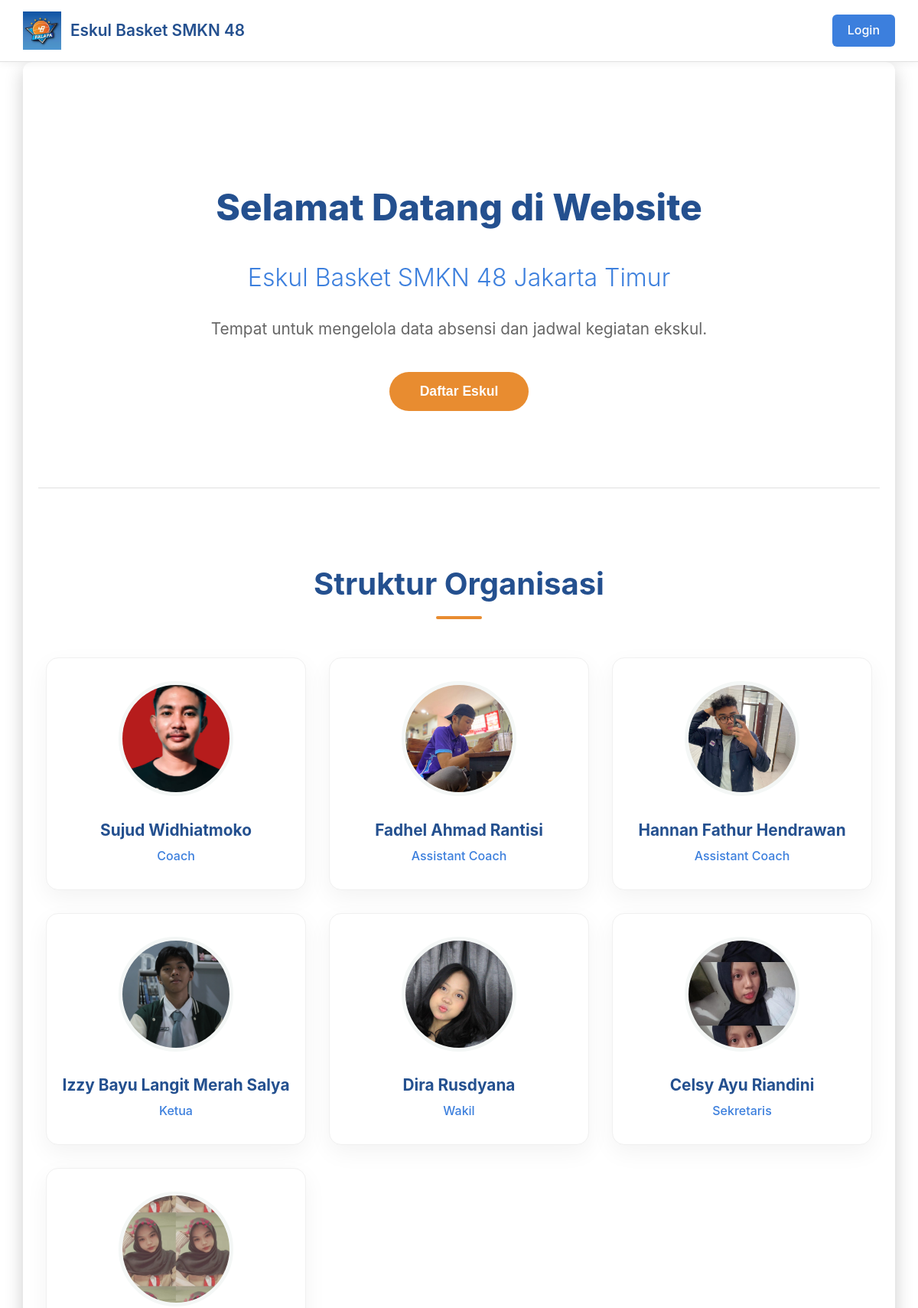
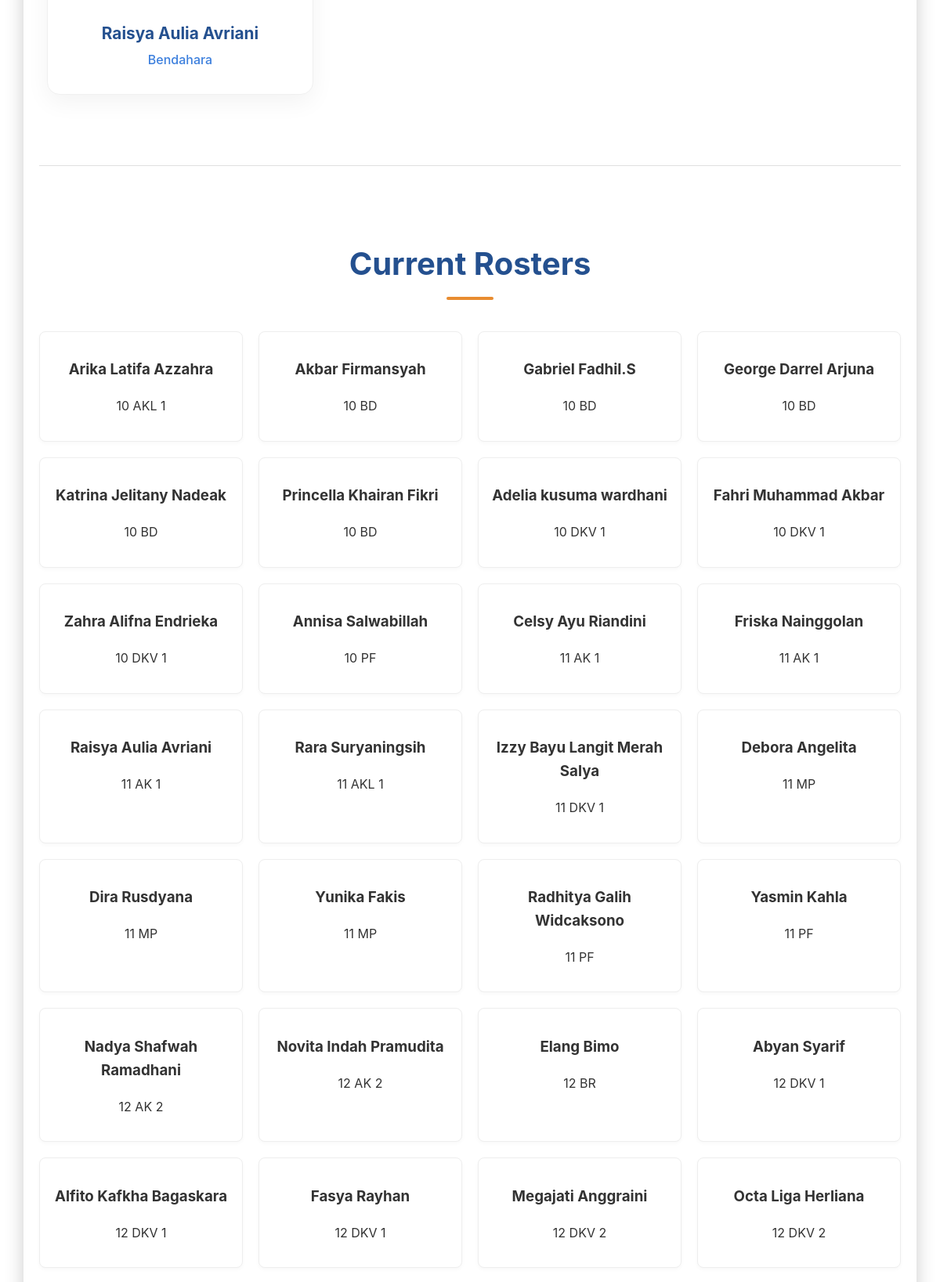
The page / (upper part) on the database its author committed (2 pictures, top to bottom).
### tables this page shows
CREATE TABLE `struktur_organisasi` (
  `id_pengurus` int(11) NOT NULL,
  `nama` varchar(100) NOT NULL,
  `jabatan` varchar(100) NOT NULL,
  `foto` varchar(255) NOT NULL,
  `urutan` int(11) DEFAULT 10
);

CREATE TABLE `anggota` (
  `id_anggota` int(11) NOT NULL,
  `nama_lengkap` varchar(100) NOT NULL,
  `kelas` varchar(20) DEFAULT NULL,
  `posisi_main` enum('PG','SG','SF','PF','C') DEFAULT NULL,
  `foto_profil` varchar(255) DEFAULT NULL,
  `email` varchar(100) DEFAULT NULL,
  `password_hash` varchar(255) DEFAULT NULL
);

### index.php (the view, shortened to what this page needs)
<?php
$host = "localhost";
$username = "root";
$password = "";
$database = "db_basket48";
$koneksi = new mysqli($host, $username, $password, $database);
$isLoggedIn = false;
$dashboardLink = "pages/login.html";
$dashboardText = "Login";
$struktur = [];
$anggota = [];
if (!$koneksi->connect_error) {
    $sql_struktur = "SELECT * FROM struktur_organisasi ORDER BY urutan ASC, nama ASC";
    $result_struktur = $koneksi->query($sql_struktur);
    if ($result_struktur) {
        while($row = $result_struktur->fetch_assoc()) $struktur[] = $row;
    }
    $sql_anggota = "SELECT id_anggota, nama_lengkap, kelas
                    FROM anggota
                    ORDER BY kelas ASC, nama_lengkap ASC";
    $result_anggota = $koneksi->query($sql_anggota);
    if ($result_anggota) {
        while($row = $result_anggota->fetch_assoc()) $anggota[] = $row;
    }
}
?>
<!DOCTYPE html>
<html lang="id">
<head>
    <link rel="stylesheet" href="css/main.css?v=6">
    <link rel="stylesheet" href="css/landing.css?v=6">
</head>
<body class="landing-body">
    <header class="public-header">
        <div class="logo-container-public">
            <img src="assets/images/logo_basket48.png" alt="Logo Basket" class="logo-public">
            <span class="logo-text">Eskul Basket SMKN 48</span>
        </div>
        <a href="<?php echo $dashboardLink; ?>" class="top-login-button">
            <?php echo $dashboardText; ?>
        </a>
    </header>
    <main class="landing-main">
        <div class="hero-section">
            <h1>Selamat Datang di Website</h1>
            <h2>Eskul Basket SMKN 48 Jakarta Timur</h2>
            <p>Tempat untuk mengelola data absensi dan jadwal kegiatan ekskul.</p>
            <div class="hero-buttons-container">
                <?php if (!$isLoggedIn): ?>
                    <button id="tombol-daftar-sekarang" class="hero-button">Daftar Eskul</button>
                <?php else: ?>
                    <a href="<?php echo $dashboardLink; ?>" class="hero-button">Lihat Dashboard</a>
                <?php endif; ?>
            </div>
        </div>
        <?php if (!empty($struktur)): ?>
        <section class="landing-section">
            <h2 class="section-title">Struktur Organisasi</h2>
            <div class="struktur-container">
                <?php foreach ($struktur as $p): ?>
                    <div class="struktur-item">
                        <img src="assets/uploads/struktur/<?php echo $p['foto']; ?>" alt="<?php echo htmlspecialchars($p['nama']); ?>">
                        <h3><?php echo htmlspecialchars($p['nama']); ?></h3>
                        <p><?php echo htmlspecialchars($p['jabatan']); ?></p>
                    </div>
                <?php endforeach; ?>
            </div>
        </section>
        <?php endif; ?>
        <?php if (!empty($anggota)): ?>
        <section class="landing-section">
            <h2 class="section-title">Current Rosters</h2>
            <div class="anggota-container" id="roster-container">
                <?php foreach ($anggota as $a): ?>
                    <div class="anggota-item anggota-item-clickable" data-id="<?php echo $a['id_anggota']; ?>">
                        <h3 class="anggota-nama"><?php echo htmlspecialchars($a['nama_lengkap']); ?></h3>
                        <p class="anggota-kelas"><?php echo htmlspecialchars($a['kelas'] ?: 'N/A'); ?></p>
                    </div>
                <?php endforeach; ?>
            </div>
        </section>
        <?php endif; ?>
    </main>
</body>
</html>

### css/main.css (style rules this page uses)
:root { --primary-blue: hsl(215, 70%, 55%); --dark-blue: hsl(215, 60%, 35%); --accent-orange: hsl(30, 80%, 55%); --text-dark: #333; --text-light: #fefefe; --bg-light: #ffffff; --bg-grey: #f4f7f6; --border-color: #e0e0e0; --danger-red: #d9534f; --danger-red-hover: #c9302c; --success-green: #28a745; --success-green-hover: #218838; }
body { font-family: -apple-system, BlinkMacSystemFont, "Segoe UI", Roboto, Helvetica, Arial, sans-serif; margin: 0; padding: 0; color: var(--text-dark); line-height: 1.6; }
main { max-width: 900px; margin: 30px auto; background-color: var(--bg-light); padding: 25px 35px; border-radius: 12px; box-shadow: 0 8px 25px rgba(0, 0, 0, 0.2); }

### css/landing.css (style rules this page uses)
.landing-body { background-color: var(--bg-light); }
.public-header { display: flex; justify-content: space-between; align-items: center; padding: 15px 30px; background-color: #ffffff; box-shadow: 0 2px 10px rgba(0, 0, 0, 0.05); border-bottom: 1px solid var(--border-color); position: sticky; top: 0; z-index: 100; }
.logo-container-public { display: flex; align-items: center; gap: 12px; }
.logo-public { max-width: 50px; height: auto; }
.logo-text { font-size: 1.3em; font-weight: 600; color: var(--dark-blue); }
.top-login-button { padding: 8px 20px; background-color: var(--primary-blue); color: var(--text-light); text-decoration: none; border-radius: 6px; font-weight: 500; transition: background-color 0.2s ease, transform 0.2s ease; }
.landing-main { max-width: 1100px; margin: 0 auto; padding: 40px 20px; text-align: center; animation: mainFadeIn 0.6s ease-out forwards; }
.hero-section { padding: 80px 0; }
.hero-section h1 { font-size: 3em; color: var(--dark-blue); margin-bottom: 10px; font-weight: 800; }
.hero-section h2 { font-size: 2em; font-weight: 300; color: var(--primary-blue); margin-bottom: 25px; }
.hero-section p { font-size: 1.3em; color: #666; margin-bottom: 40px; max-width: 700px; margin-left: auto; margin-right: auto; }
.hero-buttons-container { display: flex; justify-content: center; gap: 20px; }
.hero-button { padding: 15px 40px; background-color: var(--accent-orange); color: var(--text-light); text-decoration: none; border: none; border-radius: 50px; font-size: 1.1em; font-weight: 700; transition: all 0.3s ease; box-shadow: 0 4px 15px rgba(var(--accent-orange), 0.4); }
.landing-section { padding: 60px 0; margin-top: 20px; border-top: 1px solid var(--border-color); }
.section-title { font-size: 2.5em; color: var(--dark-blue); margin-bottom: 40px; font-weight: 700; position: relative; display: inline-block; }
.section-title::after { content: ''; display: block; width: 60px; height: 4px; background-color: var(--accent-orange); margin: 10px auto 0; border-radius: 2px; }
.struktur-container { display: grid; grid-template-columns: repeat(3, 1fr); gap: 30px; padding: 10px; }
.struktur-item { background-color: #fff; padding: 30px 20px; border-radius: 16px; box-shadow: 0 10px 30px rgba(0,0,0,0.05); transition: transform 0.3s ease; border: 1px solid #f0f0f0; }
.struktur-item img { width: 140px; height: 140px; border-radius: 50%; object-fit: cover; border: 5px solid var(--bg-grey); margin-bottom: 20px; }
.struktur-item h3 { font-size: 1.3em; color: var(--dark-blue); margin: 0 0 5px 0; }
.struktur-item p { font-size: 1em; color: var(--primary-blue); font-weight: 500; margin: 0; }
.anggota-container { display: grid; grid-template-columns: repeat(auto-fill, minmax(220px, 1fr)); gap: 20px; }
.anggota-item { background-color: #fff; padding: 15px; border-radius: 8px; border: 1px solid #eee; box-shadow: 0 2px 5px rgba(0,0,0,0.03); transition: all 0.2s; }

### rows shown on the page
struktur_organisasi: foto (picture), nama "Sujud Widhiatmoko", jabatan "Coach"
struktur_organisasi: foto (picture), nama "Fadhel Ahmad Rantisi", jabatan "Assistant Coach"
struktur_organisasi: foto (picture), nama "Hannan Fathur Hendrawan", jabatan "Assistant Coach"
struktur_organisasi: foto (picture), nama "Izzy Bayu Langit Merah Salya", jabatan "Ketua"
struktur_organisasi: foto (picture), nama "Dira Rusdyana", jabatan "Wakil"
struktur_organisasi: foto (picture), nama "Celsy Ayu Riandini", jabatan "Sekretaris"
struktur_organisasi: foto (picture), nama "Raisya Aulia Avriani", jabatan "Bendahara"
anggota: nama_lengkap "Arika Latifa Azzahra", kelas "10 AKL 1"
anggota: nama_lengkap "Akbar Firmansyah", kelas "10 BD"
anggota: nama_lengkap "Gabriel Fadhil.S", kelas "10 BD"
anggota: nama_lengkap "George Darrel Arjuna", kelas "10 BD"
anggota: nama_lengkap "Katrina Jelitany Nadeak", kelas "10 BD"
anggota: nama_lengkap "Princella Khairan Fikri", kelas "10 BD"
anggota: nama_lengkap "Adelia kusuma wardhani", kelas "10 DKV 1"
anggota: nama_lengkap "Fahri Muhammad Akbar", kelas "10 DKV 1"
anggota: nama_lengkap "Zahra Alifna Endrieka", kelas "10 DKV 1"
anggota: nama_lengkap "Annisa Salwabillah", kelas "10 PF"
anggota: nama_lengkap "Celsy Ayu Riandini", kelas "11 AK 1"
anggota: nama_lengkap "Friska Nainggolan", kelas "11 AK 1"
anggota: nama_lengkap "Raisya Aulia Avriani", kelas "11 AK 1"
anggota: nama_lengkap "Rara Suryaningsih", kelas "11 AKL 1"
anggota: nama_lengkap "Izzy Bayu Langit Merah Salya", kelas "11 DKV 1"
anggota: nama_lengkap "Debora Angelita", kelas "11 MP"
anggota: nama_lengkap "Dira Rusdyana", kelas "11 MP"
anggota: nama_lengkap "Yunika Fakis", kelas "11 MP"
anggota: nama_lengkap "Radhitya Galih Widcaksono", kelas "11 PF"
anggota: nama_lengkap "Yasmin Kahla", kelas "11 PF"
anggota: nama_lengkap "Nadya Shafwah Ramadhani", kelas "12 AK 2"
anggota: nama_lengkap "Novita Indah Pramudita", kelas "12 AK 2"
anggota: nama_lengkap "Elang Bimo", kelas "12 BR"
anggota: nama_lengkap "Abyan Syarif", kelas "12 DKV 1"
anggota: nama_lengkap "Alfito Kafkha Bagaskara", kelas "12 DKV 1"
anggota: nama_lengkap "Fasya Rayhan", kelas "12 DKV 1"
anggota: nama_lengkap "Megajati Anggraini", kelas "12 DKV 2"
anggota: nama_lengkap "Octa Liga Herliana", kelas "12 DKV 2"

### other values the page prints
$dashboardText "Login"
